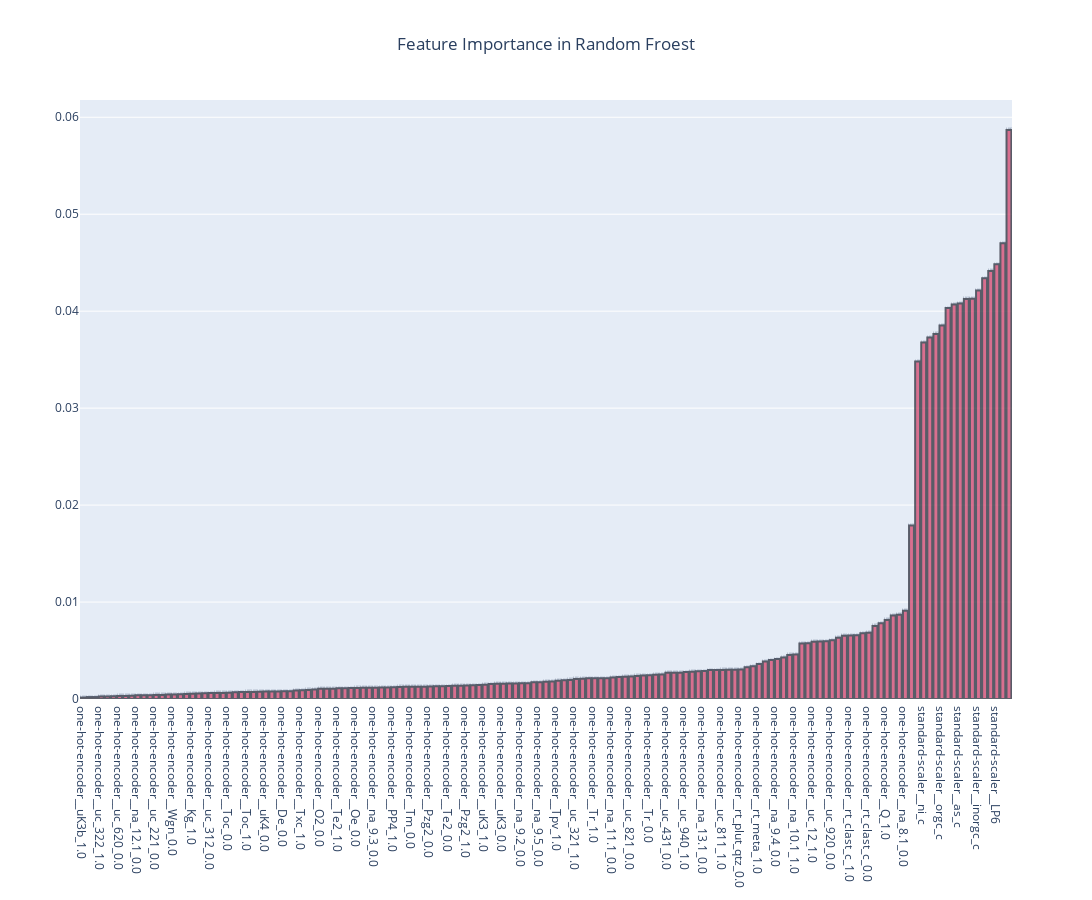

Source (notebook cell):
### Code cell
feature_importances = pipeline_steps[2][1].feature_importances_
feature_names = pipeline_rf[:-1].get_feature_names_out()

feature_importance_df_rf = pd.DataFrame()
feature_importance_df_rf['Feature'] = feature_names
feature_importance_df_rf['Importance'] = feature_importances
feature_importance_df_rf = feature_importance_df_rf.sort_values('Importance', ascending=True)


# Plot Feature Importance 
data_imp = go.Bar(
             x=feature_importance_df_rf['Feature'],
             y=feature_importance_df_rf['Importance'],
             marker_color='#D65076', 
             marker_line_color='#363945', 
             marker_line_width=2,
             opacity = 0.8,
             orientation='v',
             text=feature_importance_df_rf['Importance'].apply(lambda x: f'{x:0.4f}')
             )

layout = go.Layout(
    title='Feature Importance in Random Froest',
    title_x=0.5,
    width=1800,
    height=900
)

fig = go.Figure(data=data_imp, layout=layout)
fig.show()

### Figure 1 — Plotly figure (JSON) as saved in the notebook; plotly's stock layout.template omitted (floating-point values rounded to 4 significant figures; data arrays with more than 128 entries replaced by an {"elided": "..."} marker saying what was removed)
{"data": [{"marker": {"color": "#D65076", "line": {"color": "#363945", "width": 2}}, "opacity": 0.8, "orientation": "v", "text": {"elided": "153 str values"}, "type": "bar", "x": {"elided": "153 str values"}, "y": {"elided": "153 float values"}}], "layout": {"height": 900, "title": {"text": "Feature Importance in Random Froest", "x": 0.5}, "width": 1800}}
